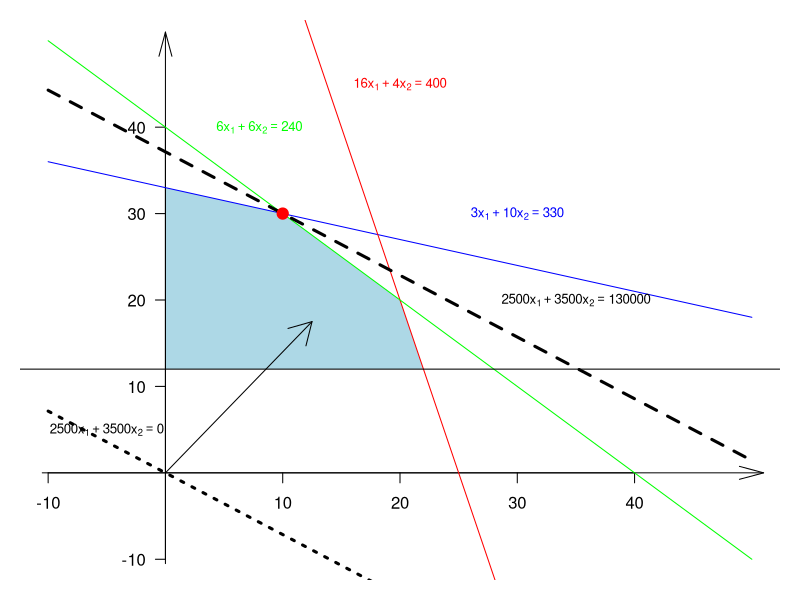

Reproduce this figure in R.
# Построение графика
# Для решения задачи ЛП графическим способом

x1<- (-100:500)/10
old<-par(mar=c(1,1,1,1))
plot(0,type="n",xlab="",ylab="", xlim=c(-10, 50),ylim = c(-10, 50),bty="n",xaxt="n",yaxt="n")
polygon(c(0,0,10,20,22),c(12,33,30,20,12), col = "lightblue", border = NA)
axis(1,pos=c(0,0),at=c(-10,10,20,30,40))
axis(2,pos=c(0,0),las=2,at=c(-10,10,20,30,40))
arrows(-10.5,0,51,0,angle=15)
arrows(0,-10.5,0,51,angle=15)
lines(x1,(330-3*x1)/10,col="blue")
text(30,30,expression(3*х[1]+10*х[2]==330),cex=0.8,col="blue")
lines(x1,(400-16*x1)/4,col="red")
text(20,45,expression(16*х[1]+4*х[2]==400),cex=0.8,col="red")
lines(x1,(240-6*x1)/6,col="green")
text(8,40,expression(6*х[1]+6*х[2]==240),cex=0.8,col="green")
abline(h=12)
lines(x1,(-25*x1)/35,lty=3,lwd=3)
text(-5,5,expression(2500*х[1]+3500*х[2]==0),cex=0.8)
arrows(0,0,12.5,17.5)
lines(x1,(130000-2500*x1)/3500,lty=2,lwd=3)
text(35,20,expression(2500*х[1]+3500*х[2]==130000),cex=0.8)
points(10,30,cex=1.5,col="red",pch=19)
